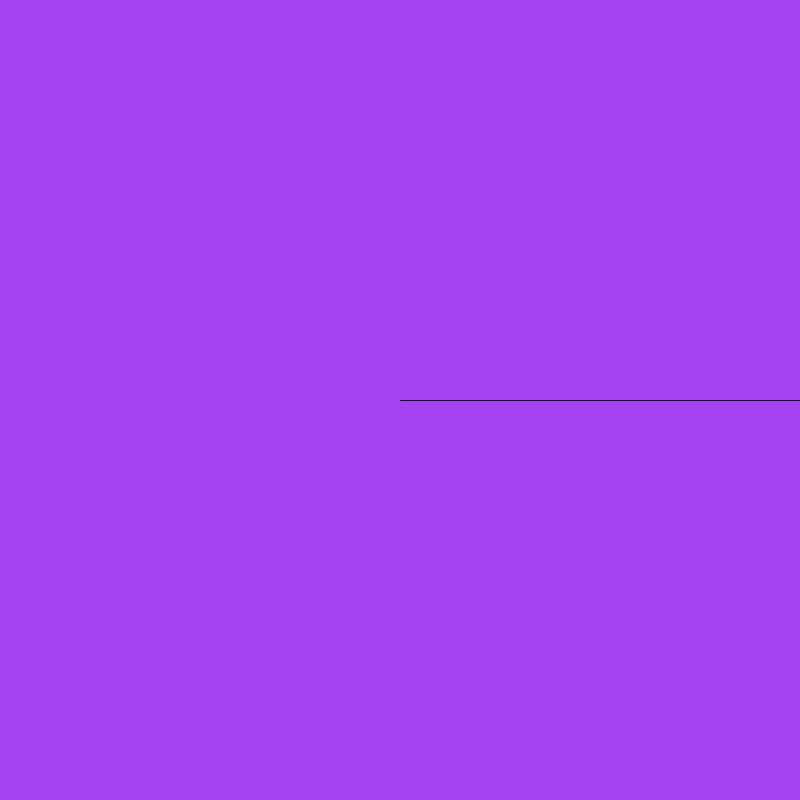
Frame 1 (no input)
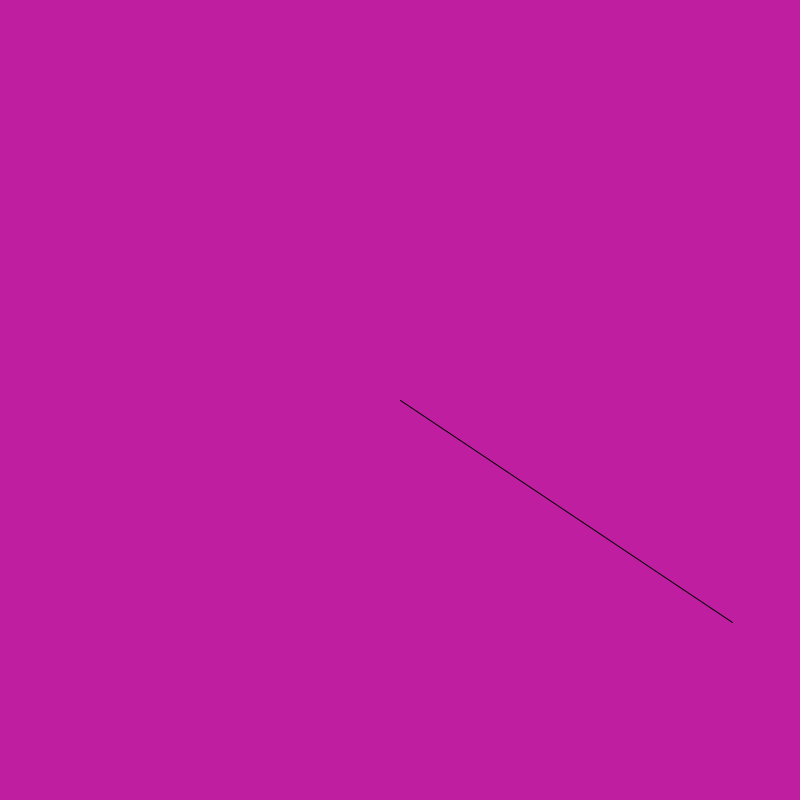
Frame 60 (the mouse pressed at the canvas centre just before this capture)
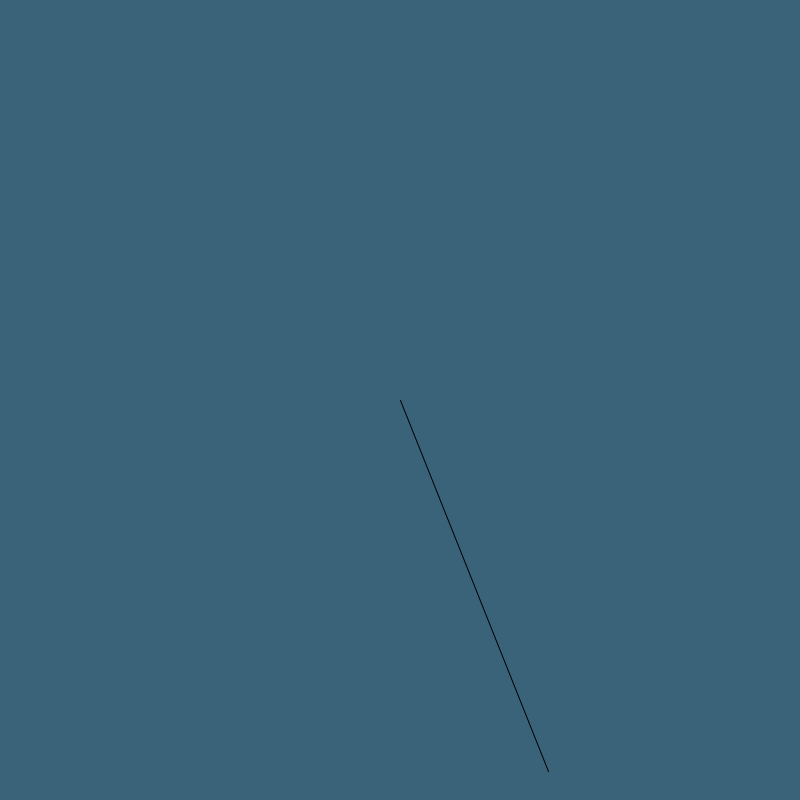
Frame 120 (the mouse held since frame 60 and released just before this capture)

The Processing sketch that drew these frames (run headless with seeded random() and noise(); from frame 60 on, the mouse is pressed at the canvas centre):

// Processing sketch: s006_plotFunction
// ── s006_plotFunction.pde
void setup() {
  size(800,800);
}

float ang = 0;
void draw() {
 background(random(255), random(255), random(255));
   translate(width/2, height/2);
   rotate(ang);
   line (0,0, 400,0);
   ang += .01;
}
